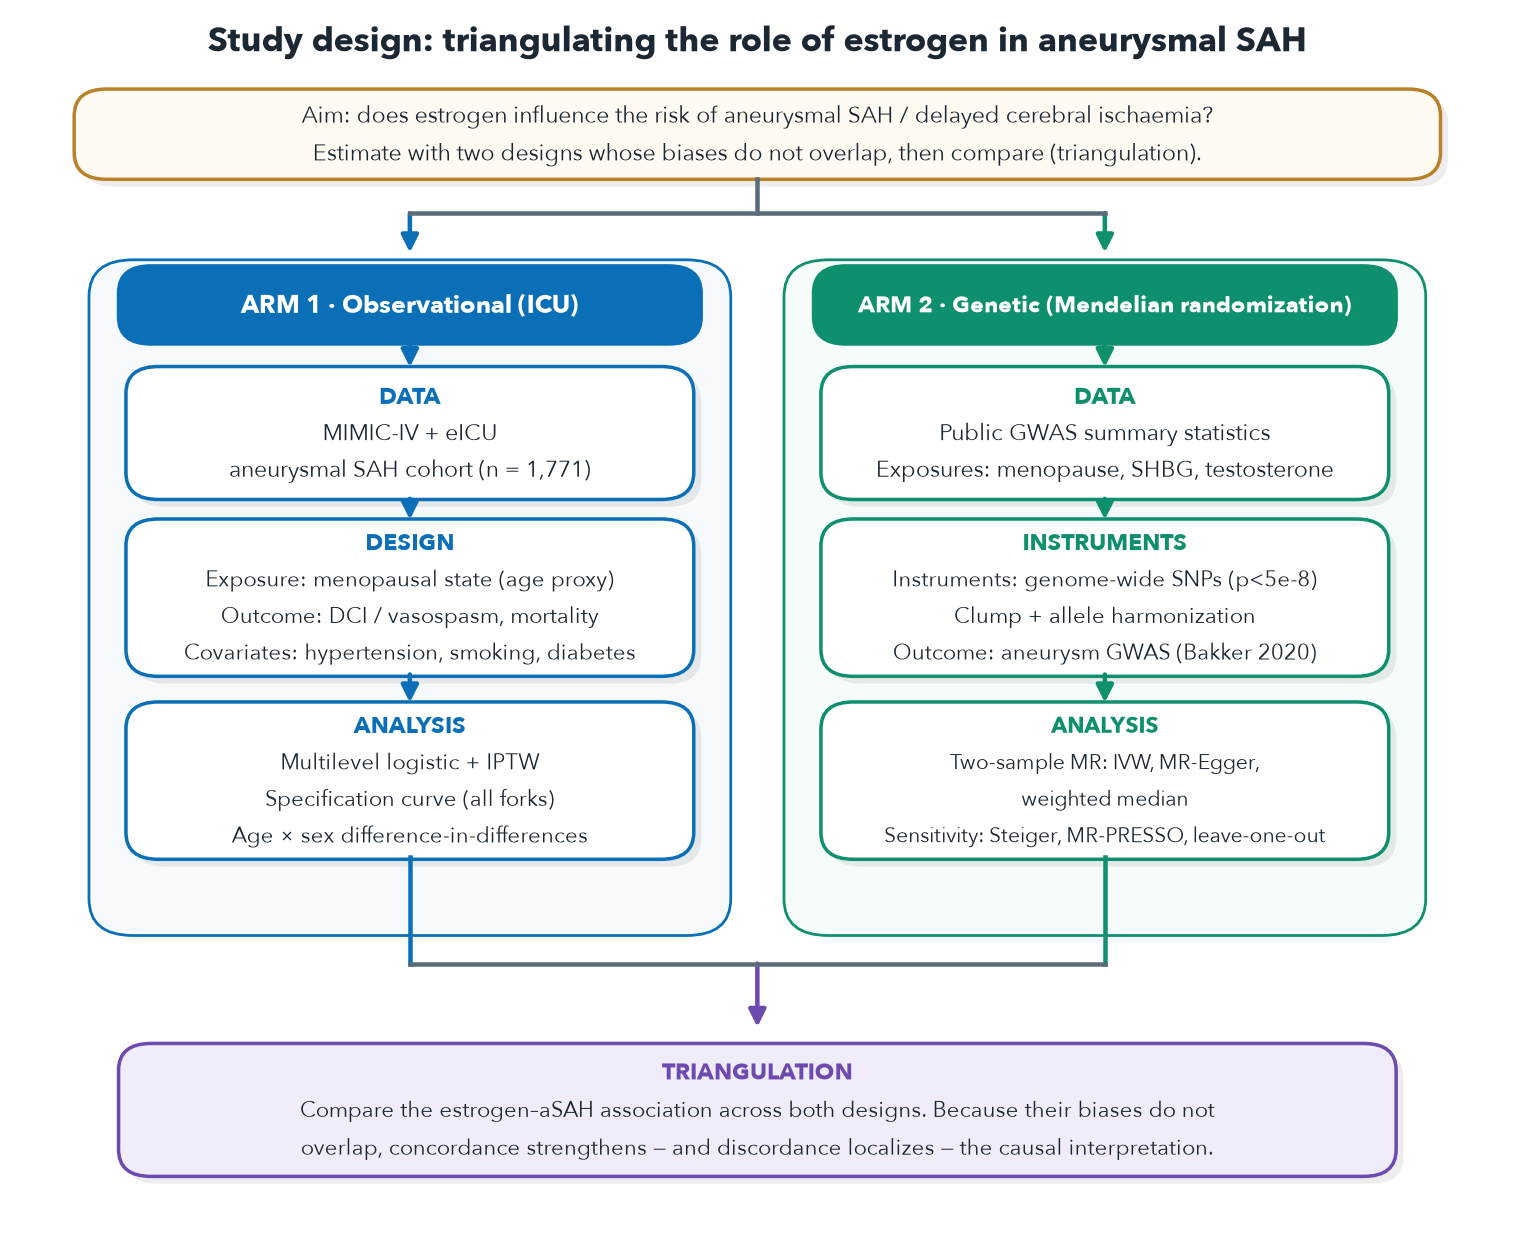

Write Python code to recreate this figure.
"""Methods-only workflow: the two-arm triangulation DESIGN (no results).

Same visual language as triangulation_workflow.py, but shows the analytical
pipeline of each arm and ends at the triangulation step — no effect estimates,
no conclusion.
"""
import matplotlib
matplotlib.use("Agg")
import matplotlib.pyplot as plt
from matplotlib.lines import Line2D
from matplotlib.patches import FancyArrowPatch, FancyBboxPatch

plt.rcParams.update({"font.family": ["Avenir Next", "Arial"], "font.size": 10})

INK = "#1b2733"; MUTE = "#5b6b7a"
BLUE = "#0B6FB8"; BLUE_PANEL = "#F6FAFD"
GREEN = "#0E8F6E"; GREEN_PANEL = "#F5FCF9"
PUR = "#6D4AAF"; PUR_BG = "#F1ECFA"
AMBER = "#B9812A"; AMBER_BG = "#FFFBF2"
SHADOW = (0, 0, 0, 0.07)

fig, ax = plt.subplots(figsize=(10.6, 8.8)); ax.axis("off")
ax.set_xlim(0, 100); ax.set_ylim(0, 100)


def _round(x, y, w, h, fc, ec, lw, rs):
    ax.add_patch(FancyBboxPatch((x - w / 2, y - h / 2), w, h,
                 boxstyle=f"round,pad=0.2,rounding_size={rs}", fc=fc, ec=ec, lw=lw))


def card(x, y, w, h, lines, *, head=None, fc="white", ec=BLUE, tc=INK, head_c=None,
         fs=9.1, lh=3.1, rs=2.2, lw=1.4, shadow=True):
    if shadow:
        _round(x + 0.5, y - 0.6, w, h, SHADOW, "none", 0, rs)
    _round(x, y, w, h, fc, ec, lw, rs)
    items = ([("h", head)] if head else []) + [("b", ln) for ln in lines]
    total = (len(items) - 1) * lh
    top = y + total / 2
    for i, (kind, txt) in enumerate(items):
        yy = top - i * lh
        if kind == "h":
            ax.text(x, yy, txt, ha="center", va="center", fontsize=fs + 0.4,
                    color=head_c or ec, fontweight="bold")
        else:
            ax.text(x, yy, txt, ha="center", va="center", fontsize=fs, color=tc)


def varrow(x, y1, y2, color=MUTE, lw=1.8):
    ax.add_patch(FancyArrowPatch((x, y1), (x, y2), arrowstyle="-|>",
                 mutation_scale=14, color=color, lw=lw, shrinkA=0, shrinkB=0))


# title
ax.text(50, 97.3, "Study design: triangulating the role of estrogen in aneurysmal SAH",
        ha="center", fontsize=13.5, fontweight="bold", color=INK)

# aim
card(50, 90.5, 92, 7, [
    "Aim: does estrogen influence the risk of aneurysmal SAH / delayed cerebral ischaemia?",
    "Estimate with two designs whose biases do not overlap, then compare (triangulation)."],
    fc=AMBER_BG, ec=AMBER, fs=9.2, lh=3.1)

# top fork
fork_y = 84
ax.add_line(Line2D([50, 50], [86.8, fork_y], color=MUTE, lw=1.8))
ax.add_line(Line2D([26.5, 73.5], [fork_y, fork_y], color=MUTE, lw=1.8))
varrow(26.5, fork_y, 80.8, color=BLUE)
varrow(73.5, fork_y, 80.8, color=GREEN)

# panels
_round(26.5, 52.5, 43, 55, BLUE_PANEL, BLUE, 1.1, 3)
_round(73.5, 52.5, 43, 55, GREEN_PANEL, GREEN, 1.1, 3)

# headers
card(26.5, 76.5, 39, 6, [], head="ARM 1 · Observational (ICU)", fc=BLUE, ec=BLUE,
     head_c="white", fs=9.6, shadow=False)
card(73.5, 76.5, 39, 6, [], head="ARM 2 · Genetic (Mendelian randomization)", fc=GREEN,
     ec=GREEN, head_c="white", fs=8.9, shadow=False)

# --- Arm 1 steps ---
card(26.5, 66, 38, 10.5, [
    "MIMIC-IV + eICU", "aneurysmal SAH cohort (n = 1,771)"],
    head="DATA", fc="white", ec=BLUE, fs=9.0, lh=3.0)
card(26.5, 52.5, 38, 12.5, [
    "Exposure: menopausal state (age proxy)",
    "Outcome: DCI / vasospasm, mortality",
    "Covariates: hypertension, smoking, diabetes"],
    head="DESIGN", fc="white", ec=BLUE, fs=8.8, lh=3.0)
card(26.5, 37.5, 38, 12.5, [
    "Multilevel logistic + IPTW",
    "Specification curve (all forks)",
    "Age × sex difference-in-differences"],
    head="ANALYSIS", fc="white", ec=BLUE, fs=8.8, lh=3.0)

# --- Arm 2 steps ---
card(73.5, 66, 38, 10.5, [
    "Public GWAS summary statistics",
    "Exposures: menopause, SHBG, testosterone"],
    head="DATA", fc="white", ec=GREEN, fs=9.0, lh=3.0)
card(73.5, 52.5, 38, 12.5, [
    "Instruments: genome-wide SNPs (p<5e-8)",
    "Clump + allele harmonization",
    "Outcome: aneurysm GWAS (Bakker 2020)"],
    head="INSTRUMENTS", fc="white", ec=GREEN, fs=8.8, lh=3.0)
card(73.5, 37.5, 38, 12.5, [
    "Two-sample MR: IVW, MR-Egger,",
    "weighted median",
    "Sensitivity: Steiger, MR-PRESSO, leave-one-out"],
    head="ANALYSIS", fc="white", ec=GREEN, fs=8.5, lh=3.0)

# intra-lane arrows
for x, c in [(26.5, BLUE), (73.5, GREEN)]:
    varrow(x, 73.3, 71.4, color=c)   # header -> data
    varrow(x, 60.6, 58.9, color=c)   # data -> design
    varrow(x, 46.2, 43.9, color=c)   # design -> analysis

# merge
rail = 22.5
for x, c in [(26.5, BLUE), (73.5, GREEN)]:
    ax.add_line(Line2D([x, x], [31.2, rail], color=c, lw=1.8))
ax.add_line(Line2D([26.5, 73.5], [rail, rail], color=MUTE, lw=1.8))
varrow(50, rail, 17.3, color=PUR)

# triangulation (design statement, not a result)
card(50, 10.5, 86, 10.5, [
    "Compare the estrogen–aSAH association across both designs. Because their biases do not",
    "overlap, concordance strengthens — and discordance localizes — the causal interpretation."],
    head="TRIANGULATION", fc=PUR_BG, ec=PUR, fs=8.8, lh=3.1)

fig.savefig("/Volumes/Niels 2/MIMIC/estrogen-asah-dci/manuscript/figures/triangulation_methods.png",
            dpi=180, bbox_inches="tight", facecolor="white")
print("saved")
